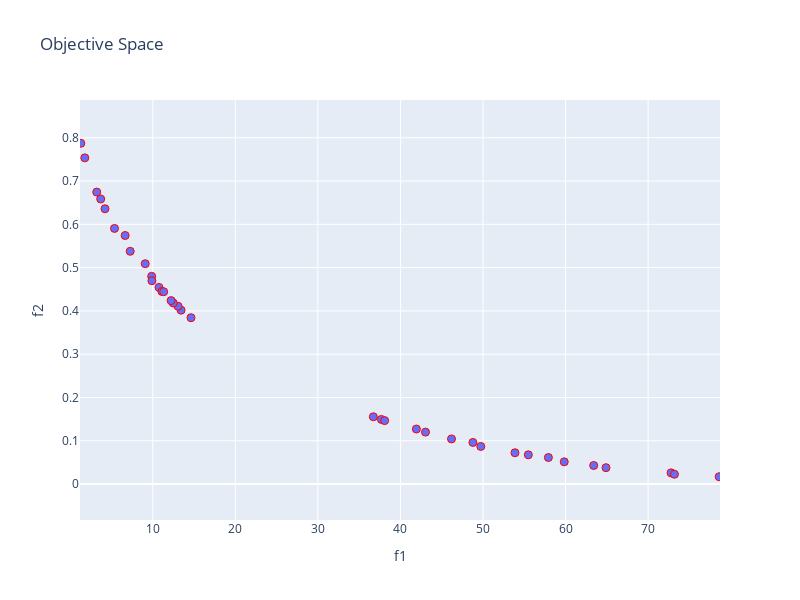

This figure's notebook cell:
### Code cell
fig = px.scatter(x=F[:, 0], y=F[:, 1], labels={'x': 'f1', 'y': 'f2'}, title='Objective Space')
fig.update_traces(marker=dict(size=8, line=dict(width=1, color='red')))
fig.update_layout(xaxis_range= [min(F[:, 0])-0.1, max(F[:, 0])+0.1], yaxis_range=[min(F[:, 1])-0.1, max(F[:, 1])+0.1])
fig.update_layout(width=800, height=600)
fig.show()

### Figure 1 — Plotly figure (JSON) as saved in the notebook; plotly's stock layout.template omitted (floating-point values rounded to 4 significant figures)
{"data": [{"hovertemplate": "f1=%{x}<br>f2=%{y}<extra></extra>", "legendgroup": "", "marker": {"color": "#636efa", "line": {"color": "red", "width": 1}, "size": 8, "symbol": "circle"}, "mode": "markers", "name": "", "orientation": "v", "showlegend": false, "type": "scatter", "x": [37.7, 55.49, 57.93, 72.78, 5.368, 9.87, 10.76, 13.43, 53.88, 3.213, 13.07, 48.78, 59.84, 46.19, 14.63, 3.692, 41.93, 73.2, 1.768, 9.898, 64.91, 6.653, 12.49, 11.11, 63.41, 43.04, 78.61, 11.33, 1.286, 36.72, 49.74, 12.22, 9.086, 38.09, 4.216, 7.269], "xaxis": "x", "y": [0.1493, 0.06761, 0.06132, 0.02587, 0.5906, 0.4799, 0.4543, 0.4017, 0.07231, 0.6745, 0.4107, 0.09618, 0.05134, 0.1043, 0.3843, 0.6586, 0.1272, 0.02265, 0.7536, 0.4698, 0.03789, 0.5742, 0.4183, 0.445, 0.04292, 0.12, 0.01699, 0.4443, 0.7872, 0.1555, 0.08687, 0.4238, 0.509, 0.1466, 0.6359, 0.5377], "yaxis": "y"}], "layout": {"height": 600, "legend": {"tracegroupgap": 0}, "title": {"text": "Objective Space"}, "width": 800, "xaxis": {"anchor": "y", "domain": [0, 1], "range": [1.186, 78.71], "title": {"text": "f1"}}, "yaxis": {"anchor": "x", "domain": [0, 1], "range": [-0.08301, 0.8872], "title": {"text": "f2"}}}}
